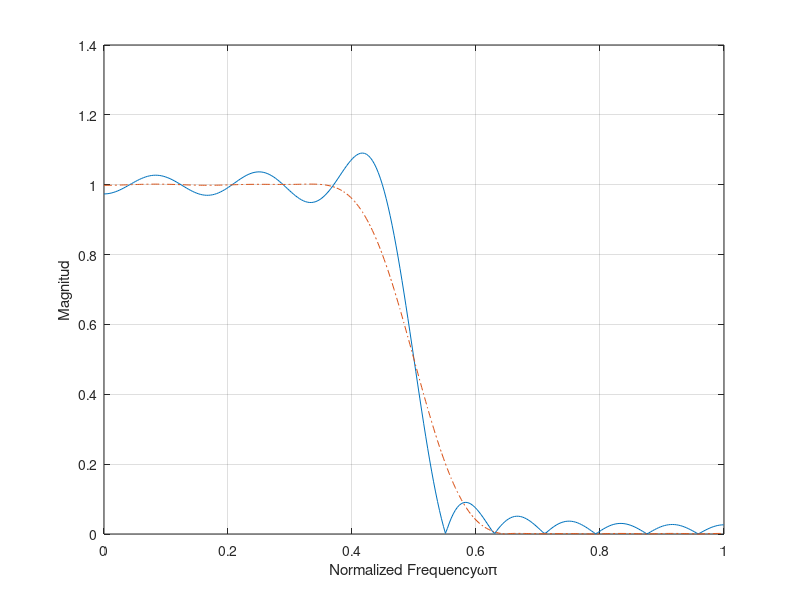

The MATLAB source for this figure:
clc
clear all
wc=0.5*pi;
N=25;
alpha=(N-1)/2
eps=0.001;
n=0:1:N-1;
hd=sin(wc*(n-alpha+eps))./(pi*(n-alpha+eps));
wr=boxcar(N);
hn=hd.*wr';
w=0:0.01:pi;
h=freqz(hn,1,w);
plot(w/pi,abs(h));
hold on
wh=hamming(N);
hn=hd.*wh';
w=0:0.01:pi;
h=freqz(hn,1,w);
plot(w/pi,abs(h),'-.'); grid;
xlabel('Normalized Frequency\omega\pi');
ylabel('Magnitud'); hold off